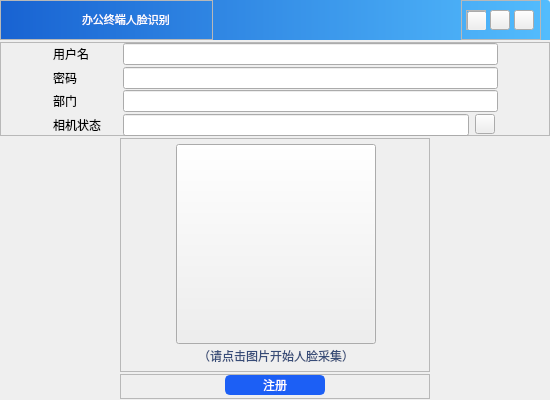
<?xml version="1.0" encoding="UTF-8"?>
<ui version="4.0">
 <class>firstLoginWidget</class>
 <widget class="QWidget" name="firstLoginWidget">
  <property name="geometry">
   <rect>
    <x>0</x>
    <y>0</y>
    <width>550</width>
    <height>400</height>
   </rect>
  </property>
  <property name="minimumSize">
   <size>
    <width>550</width>
    <height>400</height>
   </size>
  </property>
  <property name="maximumSize">
   <size>
    <width>550</width>
    <height>400</height>
   </size>
  </property>
  <property name="windowTitle">
   <string>Form</string>
  </property>
  <layout class="QGridLayout" name="gridLayout">
   <property name="leftMargin">
    <number>0</number>
   </property>
   <property name="topMargin">
    <number>0</number>
   </property>
   <property name="rightMargin">
    <number>0</number>
   </property>
   <property name="bottomMargin">
    <number>0</number>
   </property>
   <property name="spacing">
    <number>0</number>
   </property>
   <item row="0" column="0">
    <widget class="QWidget" name="widget" native="true">
     <property name="minimumSize">
      <size>
       <width>550</width>
       <height>400</height>
      </size>
     </property>
     <property name="maximumSize">
      <size>
       <width>550</width>
       <height>400</height>
      </size>
     </property>
     <property name="styleSheet">
      <string notr="true">QWidget#widget{
	border-image: url(:/images/images/passBg2.png);
}</string>
     </property>
     <layout class="QGridLayout" name="gridLayout_6">
      <property name="leftMargin">
       <number>0</number>
      </property>
      <property name="topMargin">
       <number>0</number>
      </property>
      <property name="rightMargin">
       <number>0</number>
      </property>
      <property name="bottomMargin">
       <number>0</number>
      </property>
      <property name="horizontalSpacing">
       <number>5</number>
      </property>
      <property name="verticalSpacing">
       <number>2</number>
      </property>
      <item row="0" column="0" colspan="3">
       <widget class="QFrame" name="frame_title">
        <property name="minimumSize">
         <size>
          <width>550</width>
          <height>40</height>
         </size>
        </property>
        <property name="maximumSize">
         <size>
          <width>550</width>
          <height>40</height>
         </size>
        </property>
        <property name="styleSheet">
         <string notr="true">QFrame#frame_title
{
	border-top-left-radius:3px;
	border-top-right-radius:3px;
	background-color:qlineargradient(x1:0,y1:0,x2:1,y2:0,stop:0 rgba(0,83,207,0.9),stop:1 rgba(66,183,255,0.9));
}</string>
        </property>
        <property name="frameShape">
         <enum>QFrame::StyledPanel</enum>
        </property>
        <property name="frameShadow">
         <enum>QFrame::Raised</enum>
        </property>
        <layout class="QHBoxLayout" name="horizontalLayout_title">
         <property name="leftMargin">
          <number>0</number>
         </property>
         <property name="topMargin">
          <number>0</number>
         </property>
         <property name="bottomMargin">
          <number>0</number>
         </property>
         <item>
          <widget class="QFrame" name="frame_left">
           <property name="minimumSize">
            <size>
             <width>213</width>
             <height>40</height>
            </size>
           </property>
           <property name="maximumSize">
            <size>
             <width>213</width>
             <height>40</height>
            </size>
           </property>
           <property name="frameShape">
            <enum>QFrame::StyledPanel</enum>
           </property>
           <property name="frameShadow">
            <enum>QFrame::Raised</enum>
           </property>
           <layout class="QHBoxLayout" name="horizontalLayout_left">
            <property name="spacing">
             <number>3</number>
            </property>
            <property name="leftMargin">
             <number>3</number>
            </property>
            <property name="topMargin">
             <number>0</number>
            </property>
            <property name="rightMargin">
             <number>0</number>
            </property>
            <property name="bottomMargin">
             <number>0</number>
            </property>
            <item>
             <widget class="QLabel" name="label_logo">
              <property name="minimumSize">
               <size>
                <width>75</width>
                <height>25</height>
               </size>
              </property>
              <property name="maximumSize">
               <size>
                <width>75</width>
                <height>25</height>
               </size>
              </property>
              <property name="styleSheet">
               <string notr="true">border-image: url(:/images/images/logo1.png);</string>
              </property>
              <property name="text">
               <string/>
              </property>
             </widget>
            </item>
            <item>
             <widget class="QLabel" name="label_title">
              <property name="minimumSize">
               <size>
                <width>130</width>
                <height>25</height>
               </size>
              </property>
              <property name="maximumSize">
               <size>
                <width>130</width>
                <height>25</height>
               </size>
              </property>
              <property name="font">
               <font>
                <family>微软雅黑</family>
                <pointsize>8</pointsize>
                <weight>50</weight>
                <bold>false</bold>
               </font>
              </property>
              <property name="styleSheet">
               <string notr="true">color: rgb(255, 255, 255);</string>
              </property>
              <property name="text">
               <string>办公终端人脸识别</string>
              </property>
             </widget>
            </item>
           </layout>
          </widget>
         </item>
         <item>
          <spacer name="horizontalSpacer">
           <property name="orientation">
            <enum>Qt::Horizontal</enum>
           </property>
           <property name="sizeHint" stdset="0">
            <size>
             <width>58</width>
             <height>20</height>
            </size>
           </property>
          </spacer>
         </item>
         <item>
          <widget class="QFrame" name="frame_right">
           <property name="minimumSize">
            <size>
             <width>80</width>
             <height>40</height>
            </size>
           </property>
           <property name="maximumSize">
            <size>
             <width>80</width>
             <height>40</height>
            </size>
           </property>
           <property name="styleSheet">
            <string notr="true">border-image: url(:/images/images/topHang.png);</string>
           </property>
           <property name="frameShape">
            <enum>QFrame::StyledPanel</enum>
           </property>
           <property name="frameShadow">
            <enum>QFrame::Raised</enum>
           </property>
           <layout class="QHBoxLayout" name="horizontalLayout_right">
            <property name="spacing">
             <number>0</number>
            </property>
            <property name="leftMargin">
             <number>0</number>
            </property>
            <property name="topMargin">
             <number>0</number>
            </property>
            <property name="rightMargin">
             <number>0</number>
            </property>
            <property name="bottomMargin">
             <number>0</number>
            </property>
            <item>
             <widget class="QFrame" name="frame_return">
              <property name="minimumSize">
               <size>
                <width>20</width>
                <height>20</height>
               </size>
              </property>
              <property name="maximumSize">
               <size>
                <width>20</width>
                <height>20</height>
               </size>
              </property>
              <property name="frameShape">
               <enum>QFrame::StyledPanel</enum>
              </property>
              <property name="frameShadow">
               <enum>QFrame::Raised</enum>
              </property>
              <layout class="QHBoxLayout" name="horizontalLayout_4">
               <property name="spacing">
                <number>0</number>
               </property>
               <property name="leftMargin">
                <number>0</number>
               </property>
               <property name="topMargin">
                <number>0</number>
               </property>
               <property name="rightMargin">
                <number>0</number>
               </property>
               <property name="bottomMargin">
                <number>0</number>
               </property>
               <item>
                <widget class="QPushButton" name="btn_return">
                 <property name="minimumSize">
                  <size>
                   <width>20</width>
                   <height>20</height>
                  </size>
                 </property>
                 <property name="maximumSize">
                  <size>
                   <width>20</width>
                   <height>20</height>
                  </size>
                 </property>
                 <property name="styleSheet">
                  <string notr="true">QPushButton#btn_return
{
	border-image: url(:/images/images/return2.png);
}
QPushButton:hover{background-color:rgba(255,255,255,0.5);}
QPushButton:pressed{background-color:rgba(100,100,100,1);}</string>
                 </property>
                 <property name="text">
                  <string/>
                 </property>
                </widget>
               </item>
              </layout>
             </widget>
            </item>
            <item>
             <widget class="QPushButton" name="btn_min">
              <property name="minimumSize">
               <size>
                <width>20</width>
                <height>20</height>
               </size>
              </property>
              <property name="maximumSize">
               <size>
                <width>20</width>
                <height>20</height>
               </size>
              </property>
              <property name="styleSheet">
               <string notr="true">QPushButton#btn_min
{
	border-image: url(:/images/images/min.png);
}
QPushButton:hover{background-color:rgba(255,255,255,0.5);}
QPushButton:pressed{background-color:rgba(100,100,100,1);}</string>
              </property>
              <property name="text">
               <string/>
              </property>
             </widget>
            </item>
            <item>
             <widget class="QPushButton" name="btn_close">
              <property name="minimumSize">
               <size>
                <width>20</width>
                <height>20</height>
               </size>
              </property>
              <property name="maximumSize">
               <size>
                <width>20</width>
                <height>20</height>
               </size>
              </property>
              <property name="styleSheet">
               <string notr="true">QPushButton#btn_close
{
	border-image: url(:/images/images/close.png);
}
QPushButton:hover{background-color:rgba(255,255,255,0.5);}
QPushButton:pressed{background-color:rgba(100,100,100,1);}</string>
              </property>
              <property name="text">
               <string/>
              </property>
             </widget>
            </item>
           </layout>
          </widget>
         </item>
        </layout>
       </widget>
      </item>
      <item row="1" column="0" colspan="3">
       <widget class="QFrame" name="frame">
        <property name="minimumSize">
         <size>
          <width>550</width>
          <height>94</height>
         </size>
        </property>
        <property name="maximumSize">
         <size>
          <width>550</width>
          <height>94</height>
         </size>
        </property>
        <property name="frameShape">
         <enum>QFrame::StyledPanel</enum>
        </property>
        <property name="frameShadow">
         <enum>QFrame::Raised</enum>
        </property>
        <layout class="QGridLayout" name="gridLayout_4">
         <property name="leftMargin">
          <number>0</number>
         </property>
         <property name="topMargin">
          <number>0</number>
         </property>
         <property name="rightMargin">
          <number>0</number>
         </property>
         <property name="bottomMargin">
          <number>0</number>
         </property>
         <property name="horizontalSpacing">
          <number>0</number>
         </property>
         <property name="verticalSpacing">
          <number>2</number>
         </property>
         <item row="3" column="1">
          <widget class="QLabel" name="label_2">
           <property name="minimumSize">
            <size>
             <width>70</width>
             <height>22</height>
            </size>
           </property>
           <property name="maximumSize">
            <size>
             <width>70</width>
             <height>22</height>
            </size>
           </property>
           <property name="font">
            <font>
             <family>微软雅黑</family>
            </font>
           </property>
           <property name="text">
            <string>相机状态</string>
           </property>
          </widget>
         </item>
         <item row="0" column="2" colspan="2">
          <widget class="QLineEdit" name="lineEdit_user">
           <property name="minimumSize">
            <size>
             <width>375</width>
             <height>22</height>
            </size>
           </property>
           <property name="maximumSize">
            <size>
             <width>375</width>
             <height>22</height>
            </size>
           </property>
           <property name="frame">
            <bool>true</bool>
           </property>
           <property name="clearButtonEnabled">
            <bool>false</bool>
           </property>
          </widget>
         </item>
         <item row="3" column="3">
          <widget class="QPushButton" name="btn_refresh">
           <property name="minimumSize">
            <size>
             <width>20</width>
             <height>20</height>
            </size>
           </property>
           <property name="maximumSize">
            <size>
             <width>20</width>
             <height>20</height>
            </size>
           </property>
           <property name="styleSheet">
            <string notr="true">QPushButton#btn_refresh
{
border-image: url(:/images/images/refresh.png);
}
QPushButton:hover{background-color:rgba(255,255,255,0.5);}
QPushButton:pressed{background-color:rgba(100,100,100,1);}</string>
           </property>
           <property name="text">
            <string/>
           </property>
          </widget>
         </item>
         <item row="3" column="2">
          <widget class="QLineEdit" name="lineEdit_status">
           <property name="enabled">
            <bool>true</bool>
           </property>
           <property name="minimumSize">
            <size>
             <width>346</width>
             <height>22</height>
            </size>
           </property>
           <property name="maximumSize">
            <size>
             <width>346</width>
             <height>22</height>
            </size>
           </property>
           <property name="styleSheet">
            <string notr="true"/>
           </property>
           <property name="frame">
            <bool>true</bool>
           </property>
           <property name="readOnly">
            <bool>true</bool>
           </property>
          </widget>
         </item>
         <item row="0" column="0">
          <spacer name="horizontalSpacer_2">
           <property name="orientation">
            <enum>Qt::Horizontal</enum>
           </property>
           <property name="sizeHint" stdset="0">
            <size>
             <width>40</width>
             <height>20</height>
            </size>
           </property>
          </spacer>
         </item>
         <item row="2" column="1">
          <widget class="QLabel" name="label_5">
           <property name="minimumSize">
            <size>
             <width>70</width>
             <height>22</height>
            </size>
           </property>
           <property name="maximumSize">
            <size>
             <width>70</width>
             <height>22</height>
            </size>
           </property>
           <property name="font">
            <font>
             <family>微软雅黑</family>
            </font>
           </property>
           <property name="text">
            <string>部门</string>
           </property>
          </widget>
         </item>
         <item row="0" column="1">
          <widget class="QLabel" name="label">
           <property name="minimumSize">
            <size>
             <width>70</width>
             <height>22</height>
            </size>
           </property>
           <property name="maximumSize">
            <size>
             <width>70</width>
             <height>22</height>
            </size>
           </property>
           <property name="font">
            <font>
             <family>微软雅黑</family>
            </font>
           </property>
           <property name="text">
            <string>用户名</string>
           </property>
          </widget>
         </item>
         <item row="1" column="2" colspan="2">
          <widget class="myPwdLinEdit" name="lineEdit_pwd">
           <property name="enabled">
            <bool>true</bool>
           </property>
           <property name="minimumSize">
            <size>
             <width>375</width>
             <height>22</height>
            </size>
           </property>
           <property name="maximumSize">
            <size>
             <width>375</width>
             <height>22</height>
            </size>
           </property>
           <property name="styleSheet">
            <string notr="true"/>
           </property>
           <property name="frame">
            <bool>true</bool>
           </property>
           <property name="readOnly">
            <bool>false</bool>
           </property>
          </widget>
         </item>
         <item row="1" column="1">
          <widget class="QLabel" name="label_4">
           <property name="minimumSize">
            <size>
             <width>70</width>
             <height>22</height>
            </size>
           </property>
           <property name="maximumSize">
            <size>
             <width>70</width>
             <height>22</height>
            </size>
           </property>
           <property name="font">
            <font>
             <family>微软雅黑</family>
            </font>
           </property>
           <property name="text">
            <string>密码</string>
           </property>
          </widget>
         </item>
         <item row="0" column="4">
          <spacer name="horizontalSpacer_3">
           <property name="orientation">
            <enum>Qt::Horizontal</enum>
           </property>
           <property name="sizeHint" stdset="0">
            <size>
             <width>40</width>
             <height>20</height>
            </size>
           </property>
          </spacer>
         </item>
         <item row="2" column="2" colspan="2">
          <widget class="QLineEdit" name="lineEdit_department">
           <property name="enabled">
            <bool>true</bool>
           </property>
           <property name="minimumSize">
            <size>
             <width>375</width>
             <height>22</height>
            </size>
           </property>
           <property name="maximumSize">
            <size>
             <width>375</width>
             <height>22</height>
            </size>
           </property>
           <property name="styleSheet">
            <string notr="true"/>
           </property>
           <property name="frame">
            <bool>true</bool>
           </property>
           <property name="readOnly">
            <bool>false</bool>
           </property>
          </widget>
         </item>
        </layout>
       </widget>
      </item>
      <item row="2" column="0">
       <spacer name="horizontalSpacer_4">
        <property name="orientation">
         <enum>Qt::Horizontal</enum>
        </property>
        <property name="sizeHint" stdset="0">
         <size>
          <width>111</width>
          <height>20</height>
         </size>
        </property>
       </spacer>
      </item>
      <item row="2" column="1">
       <widget class="QStackedWidget" name="stackedWidget">
        <property name="minimumSize">
         <size>
          <width>310</width>
          <height>234</height>
         </size>
        </property>
        <property name="maximumSize">
         <size>
          <width>310</width>
          <height>234</height>
         </size>
        </property>
        <property name="frameShape">
         <enum>QFrame::StyledPanel</enum>
        </property>
        <property name="frameShadow">
         <enum>QFrame::Raised</enum>
        </property>
        <property name="currentIndex">
         <number>0</number>
        </property>
        <widget class="QWidget" name="page1">
         <property name="minimumSize">
          <size>
           <width>310</width>
           <height>234</height>
          </size>
         </property>
         <property name="maximumSize">
          <size>
           <width>310</width>
           <height>234</height>
          </size>
         </property>
         <layout class="QGridLayout" name="gridLayout_2">
          <property name="topMargin">
           <number>5</number>
          </property>
          <property name="bottomMargin">
           <number>5</number>
          </property>
          <property name="verticalSpacing">
           <number>0</number>
          </property>
          <item row="0" column="0">
           <widget class="QPushButton" name="btn_img">
            <property name="minimumSize">
             <size>
              <width>200</width>
              <height>200</height>
             </size>
            </property>
            <property name="maximumSize">
             <size>
              <width>200</width>
              <height>200</height>
             </size>
            </property>
            <property name="styleSheet">
             <string notr="true">border-image: url(:/images/images/faceIdentify.png);</string>
            </property>
            <property name="text">
             <string/>
            </property>
           </widget>
          </item>
          <item row="1" column="0">
           <widget class="QLabel" name="label_3">
            <property name="minimumSize">
             <size>
              <width>200</width>
              <height>24</height>
             </size>
            </property>
            <property name="maximumSize">
             <size>
              <width>200</width>
              <height>24</height>
             </size>
            </property>
            <property name="font">
             <font>
              <family>微软雅黑</family>
              <pointsize>9</pointsize>
             </font>
            </property>
            <property name="styleSheet">
             <string notr="true">color: rgb(55, 76, 120);</string>
            </property>
            <property name="text">
             <string>（请点击图片开始人脸采集）</string>
            </property>
            <property name="alignment">
             <set>Qt::AlignCenter</set>
            </property>
           </widget>
          </item>
         </layout>
        </widget>
        <widget class="QWidget" name="page2">
         <property name="minimumSize">
          <size>
           <width>310</width>
           <height>234</height>
          </size>
         </property>
         <property name="maximumSize">
          <size>
           <width>310</width>
           <height>234</height>
          </size>
         </property>
         <layout class="QGridLayout" name="gridLayout_3">
          <property name="leftMargin">
           <number>0</number>
          </property>
          <property name="topMargin">
           <number>0</number>
          </property>
          <property name="rightMargin">
           <number>0</number>
          </property>
          <property name="bottomMargin">
           <number>0</number>
          </property>
          <property name="spacing">
           <number>0</number>
          </property>
          <item row="0" column="0">
           <widget class="QWidget" name="widget_cam" native="true">
            <property name="minimumSize">
             <size>
              <width>280</width>
              <height>210</height>
             </size>
            </property>
            <property name="maximumSize">
             <size>
              <width>280</width>
              <height>210</height>
             </size>
            </property>
            <layout class="QVBoxLayout" name="verticalLayout">
             <property name="spacing">
              <number>0</number>
             </property>
             <property name="leftMargin">
              <number>0</number>
             </property>
             <property name="topMargin">
              <number>0</number>
             </property>
             <property name="rightMargin">
              <number>0</number>
             </property>
             <property name="bottomMargin">
              <number>0</number>
             </property>
            </layout>
           </widget>
          </item>
         </layout>
        </widget>
        <widget class="QWidget" name="page3">
         <property name="minimumSize">
          <size>
           <width>310</width>
           <height>234</height>
          </size>
         </property>
         <property name="maximumSize">
          <size>
           <width>310</width>
           <height>234</height>
          </size>
         </property>
         <layout class="QGridLayout" name="gridLayout_7">
          <property name="leftMargin">
           <number>0</number>
          </property>
          <property name="topMargin">
           <number>0</number>
          </property>
          <property name="rightMargin">
           <number>0</number>
          </property>
          <property name="bottomMargin">
           <number>0</number>
          </property>
          <property name="spacing">
           <number>0</number>
          </property>
          <item row="0" column="0">
           <widget class="QLabel" name="label_pixmap">
            <property name="minimumSize">
             <size>
              <width>280</width>
              <height>210</height>
             </size>
            </property>
            <property name="maximumSize">
             <size>
              <width>280</width>
              <height>210</height>
             </size>
            </property>
            <property name="text">
             <string/>
            </property>
            <property name="alignment">
             <set>Qt::AlignCenter</set>
            </property>
           </widget>
          </item>
          <item row="1" column="0">
           <widget class="QLabel" name="label_message">
            <property name="minimumSize">
             <size>
              <width>280</width>
              <height>24</height>
             </size>
            </property>
            <property name="maximumSize">
             <size>
              <width>280</width>
              <height>24</height>
             </size>
            </property>
            <property name="font">
             <font>
              <family>微软雅黑</family>
              <pointsize>9</pointsize>
             </font>
            </property>
            <property name="styleSheet">
             <string notr="true">color: rgb(55, 76, 120);</string>
            </property>
            <property name="text">
             <string/>
            </property>
            <property name="alignment">
             <set>Qt::AlignCenter</set>
            </property>
           </widget>
          </item>
         </layout>
        </widget>
       </widget>
      </item>
      <item row="2" column="2">
       <spacer name="horizontalSpacer_5">
        <property name="orientation">
         <enum>Qt::Horizontal</enum>
        </property>
        <property name="sizeHint" stdset="0">
         <size>
          <width>111</width>
          <height>20</height>
         </size>
        </property>
       </spacer>
      </item>
      <item row="3" column="1">
       <widget class="QFrame" name="frame_2">
        <property name="minimumSize">
         <size>
          <width>310</width>
          <height>25</height>
         </size>
        </property>
        <property name="maximumSize">
         <size>
          <width>310</width>
          <height>25</height>
         </size>
        </property>
        <property name="frameShape">
         <enum>QFrame::StyledPanel</enum>
        </property>
        <property name="frameShadow">
         <enum>QFrame::Raised</enum>
        </property>
        <layout class="QGridLayout" name="gridLayout_5">
         <property name="leftMargin">
          <number>0</number>
         </property>
         <property name="topMargin">
          <number>0</number>
         </property>
         <property name="rightMargin">
          <number>0</number>
         </property>
         <property name="bottomMargin">
          <number>5</number>
         </property>
         <property name="spacing">
          <number>0</number>
         </property>
         <item row="0" column="0">
          <widget class="QPushButton" name="btn_register">
           <property name="minimumSize">
            <size>
             <width>100</width>
             <height>20</height>
            </size>
           </property>
           <property name="maximumSize">
            <size>
             <width>100</width>
             <height>20</height>
            </size>
           </property>
           <property name="styleSheet">
            <string notr="true">QPushButton#btn_register
{
	color: rgb(255, 255, 255);
	background-color: rgb(28, 95, 245);
 	border: 2px solid rgb(28, 95, 245); /* 为了更好地显示边框 */
    border-radius: 5px; /* 设置圆角 */
}
QPushButton#btn_register:hover {
    background-color: rgb(56, 125, 255); /* 鼠标悬浮时改变背景色 */
    border: 2px solid rgb(56, 125, 255); /* 悬浮时边框颜色同步变化 */
}

QPushButton#btn_register:pressed {
    background-color: rgb(15, 55, 215); /* 按钮被点击时的背景色 */
    border: 2px solid rgb(15, 55, 215); /* 按钮被点击时的边框颜色 */
    padding-top: 2px; /* 可选：让按钮看起来稍微下沉 */
}</string>
           </property>
           <property name="text">
            <string>注册</string>
           </property>
          </widget>
         </item>
        </layout>
       </widget>
      </item>
     </layout>
    </widget>
   </item>
  </layout>
 </widget>
 <customwidgets>
  <customwidget>
   <class>myPwdLinEdit</class>
   <extends>QLineEdit</extends>
   <header location="global">mypwdlinedit.h</header>
  </customwidget>
 </customwidgets>
 <resources/>
 <connections/>
</ui>
